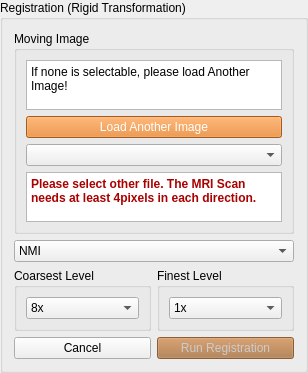
             <widget class="QGroupBox" name="groupBox_register">
              <property name="toolTip">
               <string>Rigidly register another image onto the currently loaded MRI so both share the same space.</string>
              </property>
              <property name="title">
               <string>Registration (Rigid Transformation)</string>
              </property>
              <layout class="QGridLayout" name="gridLayout_14">
               <item row="2" column="0">
                <widget class="QGroupBox" name="groupBox_17">
                 <property name="title">
                  <string>Coarsest Level</string>
                 </property>
                 <layout class="QGridLayout" name="gridLayout_4">
                  <item row="0" column="0">
                   <widget class="QComboBox" name="comboBox_coarest">
                    <property name="enabled">
                     <bool>true</bool>
                    </property>
                    <property name="toolTip">
                     <string>Coarsest pyramid level to start registration from. For already well-aligned images, coarse levels can converge to a wrong result -- try a lower coarsest/finest setting (closer to 1x) if registration looks wrong.</string>
                    </property>
                    <property name="currentIndex">
                     <number>0</number>
                    </property>
                    <item>
                     <property name="text">
                      <string>8x</string>
                     </property>
                    </item>
                    <item>
                     <property name="text">
                      <string>4x</string>
                     </property>
                    </item>
                    <item>
                     <property name="text">
                      <string>2x</string>
                     </property>
                    </item>
                    <item>
                     <property name="text">
                      <string>1x</string>
                     </property>
                    </item>
                   </widget>
                  </item>
                 </layout>
                </widget>
               </item>
               <item row="0" column="0" colspan="2">
                <widget class="QGroupBox" name="groupBox_27">
                 <property name="enabled">
                  <bool>true</bool>
                 </property>
                 <property name="title">
                  <string>Moving Image</string>
                 </property>
                 <layout class="QGridLayout" name="gridLayout_2">
                  <item row="2" column="1">
                   <widget class="QComboBox" name="comboBox_movingimg">
                    <property name="enabled">
                     <bool>true</bool>
                    </property>
                    <property name="toolTip">
                     <string>Select which loaded image to register onto the main file as the moving image.</string>
                    </property>
                    <property name="currentIndex">
                     <number>-1</number>
                    </property>
                   </widget>
                  </item>
                  <item row="3" column="1">
                   <widget class="QTextEdit" name="textEdit_pixels">
                    <property name="maximumSize">
                     <size>
                      <width>16777215</width>
                      <height>50</height>
                     </size>
                    </property>
                    <property name="styleSheet">
                     <string notr="true">color: rgb(170, 0, 0);</string>
                    </property>
                    <property name="html">
                     <string>&lt;!DOCTYPE HTML PUBLIC &quot;-//W3C//DTD HTML 4.0//EN&quot; &quot;http://www.w3.org/TR/REC-html40/strict.dtd&quot;&gt;
&lt;html&gt;&lt;head&gt;&lt;meta name=&quot;qrichtext&quot; content=&quot;1&quot; /&gt;&lt;meta charset=&quot;utf-8&quot; /&gt;&lt;style type=&quot;text/css&quot;&gt;
p, li { white-space: pre-wrap; }
hr { height: 1px; border-width: 0; }
li.unchecked::marker { content: &quot;\2610&quot;; }
li.checked::marker { content: &quot;\2612&quot;; }
&lt;/style&gt;&lt;/head&gt;&lt;body style=&quot; font-family:'Ubuntu Sans'; font-size:11pt; font-weight:400; font-style:normal;&quot;&gt;
&lt;p style=&quot; margin-top:0px; margin-bottom:0px; margin-left:0px; margin-right:0px; -qt-block-indent:0; text-indent:0px;&quot;&gt;&lt;span style=&quot; font-family:'Segoe UI'; font-size:9pt; font-weight:700;&quot;&gt;Please select other file. The MRI Scan needs at least 4pixels in each direction.&lt;/span&gt;&lt;/p&gt;&lt;/body&gt;&lt;/html&gt;</string>
                    </property>
                   </widget>
                  </item>
                  <item row="0" column="1">
                   <widget class="QTextEdit" name="textEdit_6">
                    <property name="maximumSize">
                     <size>
                      <width>16777215</width>
                      <height>50</height>
                     </size>
                    </property>
                    <property name="html">
                     <string>&lt;!DOCTYPE HTML PUBLIC &quot;-//W3C//DTD HTML 4.0//EN&quot; &quot;http://www.w3.org/TR/REC-html40/strict.dtd&quot;&gt;
&lt;html&gt;&lt;head&gt;&lt;meta name=&quot;qrichtext&quot; content=&quot;1&quot; /&gt;&lt;meta charset=&quot;utf-8&quot; /&gt;&lt;style type=&quot;text/css&quot;&gt;
p, li { white-space: pre-wrap; }
hr { height: 1px; border-width: 0; }
li.unchecked::marker { content: &quot;\2610&quot;; }
li.checked::marker { content: &quot;\2612&quot;; }
&lt;/style&gt;&lt;/head&gt;&lt;body style=&quot; font-family:'Ubuntu Sans'; font-size:11pt; font-weight:400; font-style:normal;&quot;&gt;
&lt;p style=&quot; margin-top:0px; margin-bottom:0px; margin-left:0px; margin-right:0px; -qt-block-indent:0; text-indent:0px;&quot;&gt;&lt;span style=&quot; font-family:'Segoe UI'; font-size:9pt;&quot;&gt;If none is selectable, please load Another Image!&lt;/span&gt;&lt;/p&gt;&lt;/body&gt;&lt;/html&gt;</string>
                    </property>
                   </widget>
                  </item>
                  <item row="1" column="1">
                   <widget class="QPushButton" name="pushButton_loadOtherImage">
                    <property name="toolTip">
                     <string>Add another image file to register against the main file.</string>
                    </property>
                    <property name="styleSheet">
                     <string notr="true"> QPushButton { background-color: #e67e22; color: white; } QPushButton:disabled { background-color: #a9713f; color: #cccccc; }</string>
                    </property>
                    <property name="text">
                     <string>Load Another Image</string>
                    </property>
                   </widget>
                  </item>
                 </layout>
                </widget>
               </item>
               <item row="3" column="1">
                <widget class="QPushButton" name="pushButton_registration">
                 <property name="enabled">
                  <bool>false</bool>
                 </property>
                 <property name="acceptDrops">
                  <bool>false</bool>
                 </property>
                 <property name="toolTip">
                  <string>Runs rigid registration of the selected moving image onto the main image. If the result looks wrong, retry with a coarser finest level when prompted.</string>
                 </property>
                 <property name="styleSheet">
                  <string notr="true"> QPushButton { background-color: #e67e22; color: white; } QPushButton:disabled { background-color: #a9713f; color: #cccccc; }</string>
                 </property>
                 <property name="text">
                  <string>Run Registration</string>
                 </property>
                </widget>
               </item>
               <item row="3" column="0">
                <widget class="QPushButton" name="pushButton_regCancel">
                 <property name="toolTip">
                  <string>Close the registration dialog without registering.</string>
                 </property>
                 <property name="text">
                  <string>Cancel</string>
                 </property>
                </widget>
               </item>
               <item row="2" column="1">
                <widget class="QGroupBox" name="groupBox_26">
                 <property name="title">
                  <string>Finest Level</string>
                 </property>
                 <layout class="QGridLayout" name="gridLayout_3">
                  <item row="0" column="0">
                   <widget class="QComboBox" name="comboBox_finest">
                    <property name="enabled">
                     <bool>true</bool>
                    </property>
                    <property name="toolTip">
                     <string>Finest pyramid level to end registration at. Must not be coarser than the coarsest-level setting. Stopping before 1x (full resolution) can help if registration converges to a wrong result on already well-aligned images.</string>
                    </property>
                    <property name="currentIndex">
                     <number>0</number>
                    </property>
                    <item>
                     <property name="text">
                      <string>1x</string>
                     </property>
                    </item>
                    <item>
                     <property name="text">
                      <string>2x</string>
                     </property>
                    </item>
                    <item>
                     <property name="text">
                      <string>4x</string>
                     </property>
                    </item>
                   </widget>
                  </item>
                 </layout>
                </widget>
               </item>
               <item row="1" column="0" colspan="2">
                <widget class="QComboBox" name="comboBox_regitstration_metric">
                 <property name="toolTip">
                  <string>Image similarity metric: NMI (Normalised Mutual Information, works across different contrasts/modalities), NCC (Normalised Cross-Correlation, radius 4x4x4), or SSD (Sum of Squared Differences, same-contrast images only).</string>
                 </property>
                 <item>
                  <property name="text">
                   <string>NMI</string>
                  </property>
                 </item>
                 <item>
                  <property name="text">
                   <string>NCC</string>
                  </property>
                 </item>
                 <item>
                  <property name="text">
                   <string>SSD</string>
                  </property>
                 </item>
                </widget>
               </item>
              </layout>
             </widget>
